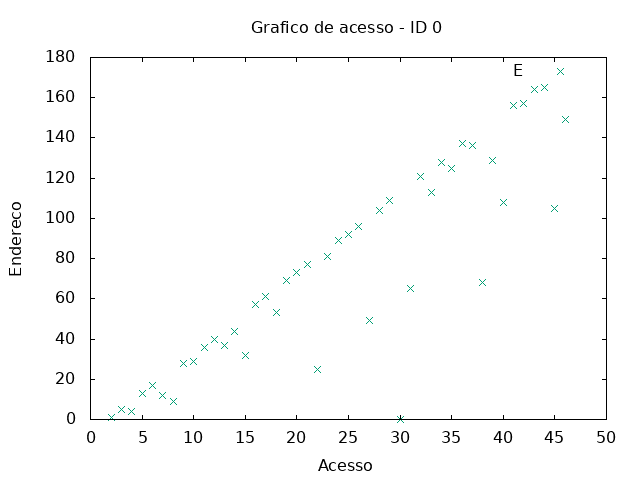

This chart was generated by the following gnuplot code:
set term png
set output "../tmp/out/arvorelog-acesso-0.png"
set title "Grafico de acesso - ID 0"
set xlabel "Acesso"
set ylabel "Endereco"
plot "../tmp/out/arvorelog-acesso-0-0.gpdat" u 2:4 w points t "L", "../tmp/out/arvorelog-acesso-1-0.gpdat" u 2:4 w points t "E"
